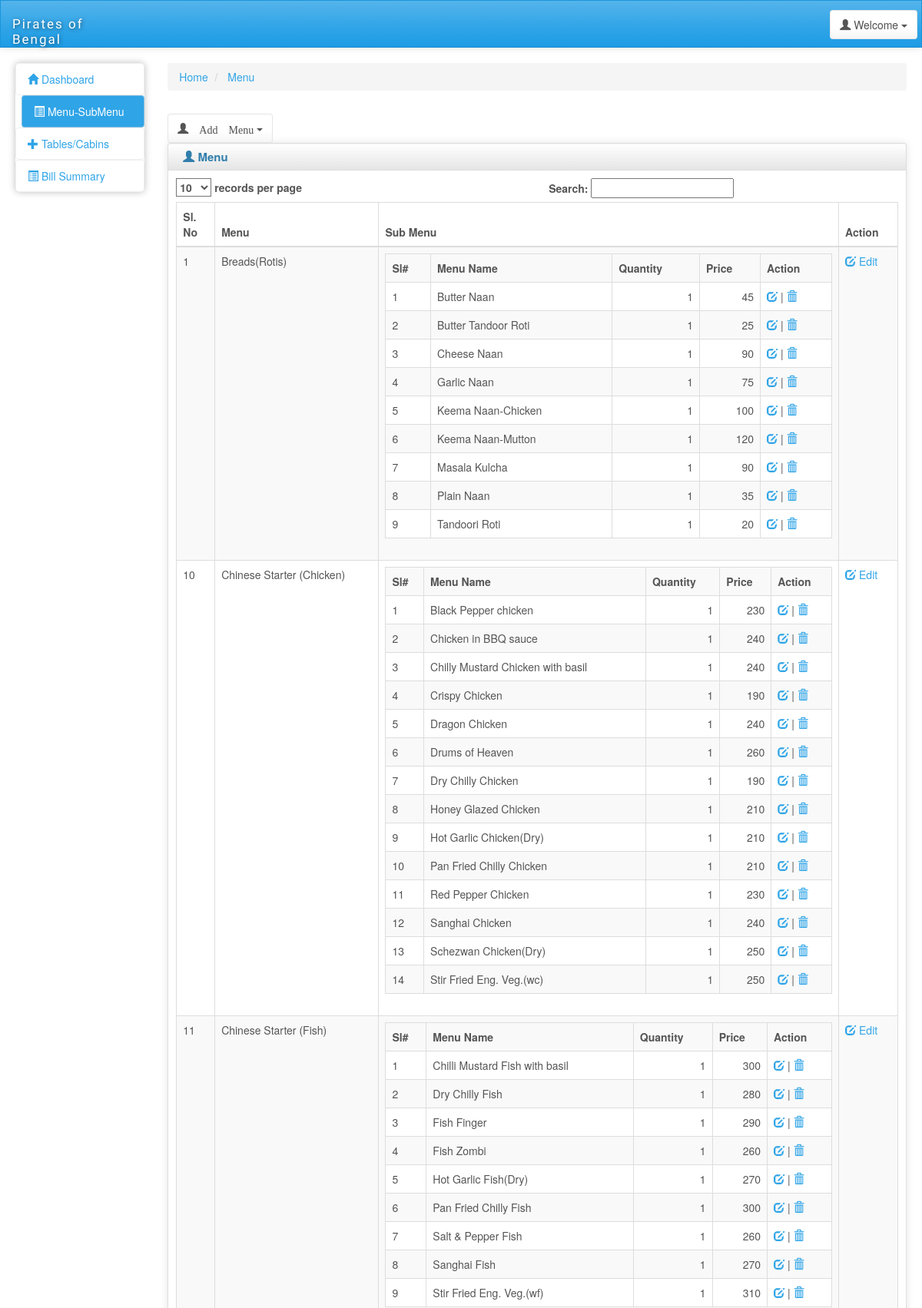
/dashboard.php?go=category (signed in, upper part), run on the app's committed database.
### tables this page shows
CREATE TABLE `category_details` (
  `category_id` int(11) NOT NULL,
  `category_name` varchar(200) NOT NULL,
  `quantity` int(2) NOT NULL,
  `peice` int(4) NOT NULL,
  `parent_id` int(11) NOT NULL
);

### includes/dbconfig.php (called while the page is built, shortened)
<?php
$sitename = "Pirates of Bengal";
?>

### pages/category.php (the view, shortened to what this page needs)
<div class="ch-container">
    <div class="row">
                <?php include("includes/left-menu.php"); ?>
        <div id="content" class="col-lg-10 col-sm-10">
                <div>
        <ul class="breadcrumb">
            <li>
                <a href="?go=home">Home</a>
            </li>
			<li>
                <a href="#"> Menu</a>
            </li>
        </ul>
    </div>
    <div class="row">
    <div class="box col-md-12">
	<a href="?go=add-category"><button class="btn btn-default dropdown-toggle align-right">
	<span class="glyphicon glyphicon-user"> Add Menu</span>
	<span class="caret"></span>
	</button></a>
    <div class="box-inner">
    <div class="box-header well" data-original-title="">
        <h2><i class="glyphicon glyphicon-user"></i> Menu</h2>
    </div>
    <div class="box-content">
    <table class="table table-striped table-bordered bootstrap-datatable datatable responsive">
    <thead>
    <tr>
        <th>Sl. No</th>
        <th>Menu</th>
		<th>Sub Menu</th>
		<th>Action</th>
    </tr>
    </thead>
    <tbody>
	<?php
	$sql = "SELECT * FROM category_details WHERE parent_id = '0' ORDER BY category_name ASC";
	$res = mysql_query($sql);
	while($row = mysql_fetch_array($res))
	{
	$i++;
	$category_name = $row["category_name"];
	$main_id = $row["category_id"];
	?>
    <tr>
        <td><?php echo $i; ?></td>
		<td> <?php echo $category_name; ?></td>
		<td>
		<?php
		$sub_sql = "SELECT * FROM category_details WHERE parent_id = '" .$main_id. "' ORDER BY category_name ASC";
		$sub_res = mysql_query($sub_sql);
		if(mysql_num_rows($sub_res) > 0){
		?>
		<table class="table table-striped table-bordered bootstrap-datatable datatable responsive">
		  <tbody>
		  <tr>
			<th scope="col">Sl#</th>
			<th scope="col">Menu Name</th>
			<th scope="col">Quantity</th>
			<th scope="col">Price</th>
			<th scope="col">Action</th>
		  </tr>
		<?php
$k = 0;
		while($sub_row = mysql_fetch_array($sub_res))
		{$k++;
		$sub_cat_name = $sub_row["category_name"];
		$sub_id = $sub_row["category_id"];
		$quantity = $sub_row["quantity"];
		$peice = $sub_row["peice"];
		?>
		  <tr>
			<td><?=$k?></td>
			<td><?=$sub_cat_name?></td>
			<td style="text-align:right"><?=$quantity?></td>
			<td style="text-align:right"><?=$peice?></td>
			<td>
			<a class="" href="?go=edit-category&id=<?php echo $sub_id; ?>"> <i class="glyphicon glyphicon-edit icon-white"></i></a> | <a title="Delete" href="javascript:void(0)" onclick="if(confirm('Are you Sure to delete the Record')){window.location.href='?go=category&id=<?=$sub_id?>'}else{}"> <i class="glyphicon glyphicon-trash icon-white"></i> </a>
			</td>
		  </tr>
		  <?php
		  }
		  ?>
		  </tbody>
		</table>
		<?php
		}
		?>
		</td>
        <td class="center">
           <a class="" href="?go=edit-category&id=<?php echo $main_id; ?>">
                <i class="glyphicon glyphicon-edit icon-white"></i> Edit
            </a>
        </td>
    </tr>
	<?php } ?>
    </tbody>
    </table>
    </div>
    </div>
    </div>
    </div>
    </div>
</div>

### includes/header.php (shortened to what this page needs)
<?php include("dbconfig.php");include("function.php"); ob_start(); session_start();if(!$_SESSION["log_id"]){header("location:index.php");}?>
<!DOCTYPE html>
<html lang="en">
<head>
    <link id="bs-css" href="css/bootstrap-cerulean.min.css" rel="stylesheet">
    <link href="css/charisma-app.css" rel="stylesheet">
    <link href='bower_components/fullcalendar/dist/fullcalendar.css' rel='stylesheet'>
    <link href='bower_components/fullcalendar/dist/fullcalendar.print.css' rel='stylesheet' media='print'>
    <link href='bower_components/chosen/chosen.min.css' rel='stylesheet'>
    <link href='bower_components/colorbox/example3/colorbox.css' rel='stylesheet'>
    <link href='bower_components/responsive-tables/responsive-tables.css' rel='stylesheet'>
    <link href='bower_components/bootstrap-tour/build/css/bootstrap-tour.min.css' rel='stylesheet'>
    <link href='css/jquery.noty.css' rel='stylesheet'>
    <link href='css/noty_theme_default.css' rel='stylesheet'>
    <link href='css/elfinder.min.css' rel='stylesheet'>
    <link href='css/elfinder.theme.css' rel='stylesheet'>
    <link href='css/jquery.iphone.toggle.css' rel='stylesheet'>
    <link href='css/uploadify.css' rel='stylesheet'>
    <link href='css/animate.min.css' rel='stylesheet'>
<link rel="stylesheet" type="text/css" href="calendar/tcal.css" />
<link rel="stylesheet" href="css/select2.min.css">
</head>
<body>
    <div class="navbar navbar-default" role="navigation">
        <div class="navbar-inner">
            <a class="navbar-brand" href="?go=home"><span> <?=$sitename?></span></a>
            <div class="btn-group pull-right">
				<button class="btn btn-default dropdown-toggle" data-toggle="dropdown" onClick="$('.dropdown-menu').toggle();">
				<i class="glyphicon glyphicon-user"></i><span class="hidden-sm hidden-xs"> Welcome <?=$profile_name?></span>
				<span class="caret"></span>
				</button>
            </div>
			 </div>
    </div>

### dashboard.php (shortened to what this page needs)
<?php
include("includes/header.php"); ?>
<?php
$page = $_GET["go"];
switch($page){
	case "category":
	include("pages/category.php");
	break;
	}
?>
<?php include("includes/footer.php"); ?>

### includes/left-menu.php (shortened to what this page needs)
<div class="col-sm-2 col-lg-2">
            <div class="sidebar-nav">
                <div class="nav-canvas">
                    <ul class="nav nav-pills nav-stacked main-menu">
                        <li><a class="ajax-link" href="?go=home"><i class="glyphicon glyphicon-home"></i><span> Dashboard</span></a></li>
						<li><a class="ajax-link" href="?go=category"><i class="glyphicon glyphicon-list-alt"></i><span> Menu-SubMenu</span></a></li>
						<li class="accordion">
						<a href="#"><i class="glyphicon glyphicon-plus"></i><span> Tables/Cabins</span></a>
						</li>
						<li><a class="ajax-link" href="?go=bill-summary"><i class="glyphicon glyphicon-list-alt"></i><span> Bill Summary</span></a></li>
                    </ul>
                </div>
            </div>
        </div>

### includes/footer.php (shortened to what this page needs)
</div>
</body>
</html>

### css/charisma-app.css (style rules this page uses)
.ch-container { padding: 0 15px; }
.box { margin-top: 10px; margin-bottom: 10px; }
.box-inner { border: 1px solid #DEDEDE; border-radius: 3px; -webkit-border-radius: 3px; -moz-border-radius: 3px; box-shadow: 0 0 10px rgba(189, 189, 189, 0.4); -webkit-box-shadow: 0 0 10px rgba(189, 189, 189, 0.4); -moz-box-shadow: 0 0 10px rgba(189, 189, 189, 0.4); }
.box-header { border: none; padding-top: 5px; border-bottom: 1px solid #DEDEDE; border-radius: 3px 3px 0 0; -webkit-border-radius: 3px 3px 0 0; -moz-border-radius: 3px 3px 0 0; height: 35px; min-height: 35px !important; margin-bottom: 0; font-weight: bold; font-size: 16px; background: -moz-linear-gradient(top, rgba(255, 255, 255, 0) 0%, rgba(0, 0, 0, 0.1) 100%); background: -webkit-gradient(linear, left top, left bottom, color-stop(0%, rgba(255, 255, 255, 0)), color-stop(100%, rgba(0, 0, 0, 0.1))); background: -webkit-linear-gradient(top, rgba(255, 255, 255, 0) 0%, rgba(0, 0, 0, 0.1) 100%); background: -o-linear-gradient(top, rgba(255, 255, 255, 0) 0%, rgba(0, 0, 0, 0.1) 100%); background: -ms-linear-gradient(top, rgba(255, 255, 255, 0) 0%, rgba(0, 0, 0, 0.1) 100%); background: linear-gradient(to bottom, rgba(255, 255, 255, 0) 0%, rgba(0, 0, 0, 0.1) 100%); filter: progid:DXImageTransform.Microsoft.gradient(startColorstr='#00ffffff', endColorstr='#1a000000', GradientType=0); }
.box-header h2 { font-size: 15px; width: auto; clear: none; float: left; line-height: 25px; white-space: nowrap; font-weight: bold; margin-top: 0; margin-bottom: 0; }
.box-header h2 > i { margin-top: 1px; }
.box-content { padding: 10px; }
.sidebar-nav { min-height: 0; box-shadow: 0 0 10px #BDBDBD; border-radius: 5px; margin-bottom: 0; padding-bottom: 0; max-height: none; }
.navbar-brand { font-family: 'Shojumaru', cursive, Arial, serif; letter-spacing: 2px; text-shadow: 1px 1px 5px rgba(0, 0, 0, 0.5); width: 183px; font-size: 17px; }
.navbar-brand span { float: left; }
.navbar-inner { padding-top: 5px; padding-bottom: 5px; line-height: 30px; height: 60px; }
.navbar-inner .btn-group { margin: 7px 5px 0 5px; }
.pull-right { float: right !important; }
.main-menu > li > a { border: 1px solid rgba(221, 221, 221, 0.46); }
.main-menu > li { margin-top: 0 !important; }
.navbar { border-radius: 0; }
ul.main-menu li.active { margin-left: 8px; }
ul.main-menu li:not(.nav-header) { -webkit-transition: .3s; -moz-transition: .3s; -ms-transition: .3s; -o-transition: .3s; transition: .3s; }
@media only screen and (min-width: 980px) { a, button, input[type=submit], input[type=button], .product-img { -webkit-transition: .5s; -moz-transition: .5s; -ms-transition: .5s; -o-transition: .5s; transition: .5s; } }
@media only screen and (min-width: 980px) { .ch-container { padding: 0 20px; } }

### bower_components/responsive-tables/responsive-tables.css (style rules this page uses)
table th { font-weight: bold; }
table td, table th { padding: 9px 10px; text-align: left; }

### data on the page
category_details: category_name "Breads(Rotis)"
category_details: category_name "Butter Naan", quantity "1", peice "45"
category_details: category_name "Butter Tandoor Roti", quantity "1", peice "25"
category_details: category_name "Cheese Naan", quantity "1", peice "90"
category_details: category_name "Garlic Naan", quantity "1", peice "75"
category_details: category_name "Keema Naan-Chicken", quantity "1", peice "100"
category_details: category_name "Keema Naan-Mutton", quantity "1", peice "120"
category_details: category_name "Masala Kulcha", quantity "1", peice "90"
category_details: category_name "Plain Naan", quantity "1", peice "35"
category_details: category_name "Tandoori Roti", quantity "1", peice "20"
category_details: category_name "Chinese Starter (Chicken)"
category_details: category_name "Black Pepper chicken", quantity "1", peice "230"
category_details: category_name "Chicken in BBQ sauce", quantity "1", peice "240"
category_details: category_name "Chilly Mustard Chicken with basil", quantity "1", peice "240"
category_details: category_name "Crispy Chicken", quantity "1", peice "190"
category_details: category_name "Dragon Chicken", quantity "1", peice "240"
category_details: category_name "Drums of Heaven", quantity "1", peice "260"
category_details: category_name "Dry Chilly Chicken", quantity "1", peice "190"
category_details: category_name "Honey Glazed Chicken", quantity "1", peice "210"
category_details: category_name "Hot Garlic Chicken(Dry)", quantity "1", peice "210"
category_details: category_name "Pan Fried Chilly Chicken", quantity "1", peice "210"
category_details: category_name "Red Pepper Chicken", quantity "1", peice "230"
category_details: category_name "Sanghai Chicken", quantity "1", peice "240"
category_details: category_name "Schezwan Chicken(Dry)", quantity "1", peice "250"
category_details: category_name "Stir Fried Eng. Veg.(wc)", quantity "1", peice "250"
category_details: category_name "Chinese Starter (Fish)"
category_details: category_name "Chilli Mustard Fish with basil", quantity "1", peice "300"
category_details: category_name "Dry Chilly Fish", quantity "1", peice "280"
category_details: category_name "Fish Finger", quantity "1", peice "290"
category_details: category_name "Fish Zombi", quantity "1", peice "260"
category_details: category_name "Hot Garlic Fish(Dry)", quantity "1", peice "270"
category_details: category_name "Pan Fried Chilly Fish", quantity "1", peice "300"
category_details: category_name "Salt & Pepper Fish", quantity "1", peice "260"
category_details: category_name "Sanghai Fish", quantity "1", peice "270"
category_details: category_name "Stir Fried Eng. Veg.(wf)", quantity "1", peice "310"

### other printed values
$sitename "Pirates of Bengal"
